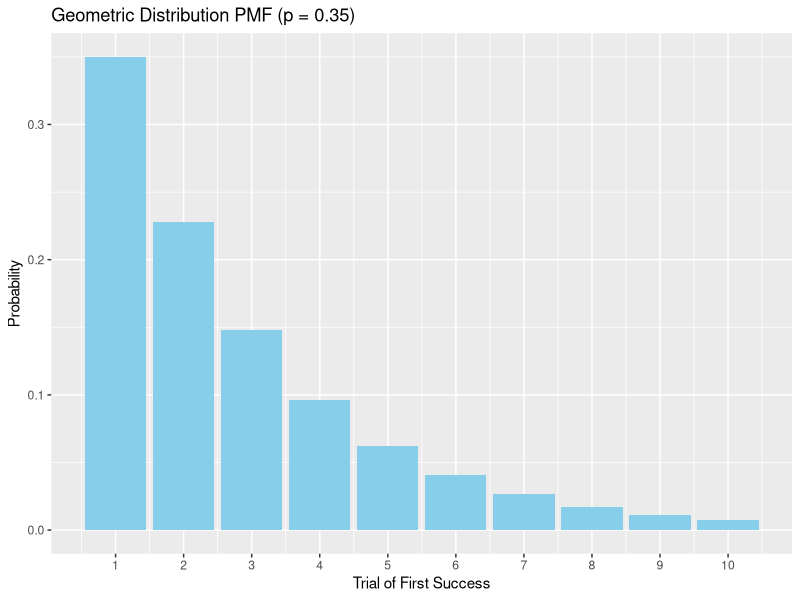
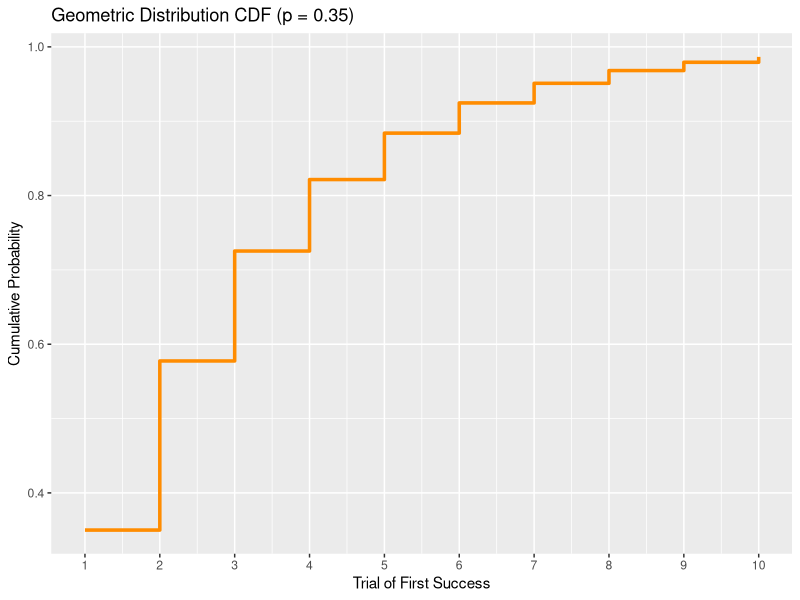

The R source for these figures, in order:
library(ggplot2)

# Parameters
p <- 0.35
n_max <- 10
outcomes <- 1:n_max

# Geometric PMF
pmf <- dgeom(outcomes - 1, prob = p) # R's dgeom uses number of failures before first success
theoretical_pmf <- data.frame(outcomes, probabilities = pmf)

ggplot(data = theoretical_pmf, aes(x = outcomes, y = probabilities)) +
  geom_bar(stat = "identity", fill = "skyblue") +
  scale_x_continuous(breaks = 1:n_max) +
  labs(title = "Geometric Distribution PMF (p = 0.35)",
       x = "Trial of First Success",
       y = "Probability")

# Geometric CDF
cdf <- pgeom(outcomes - 1, prob = p)
theoretical_cdf <- data.frame(outcomes, cumulative = cdf)

ggplot(data = theoretical_cdf, aes(x = outcomes, y = cumulative)) +
  geom_step(direction = "hv", size = 1.2, color = "darkorange") +
  scale_x_continuous(breaks = 1:n_max) +
  labs(title = "Geometric Distribution CDF (p = 0.35)",
       x = "Trial of First Success",
       y = "Cumulative Probability")